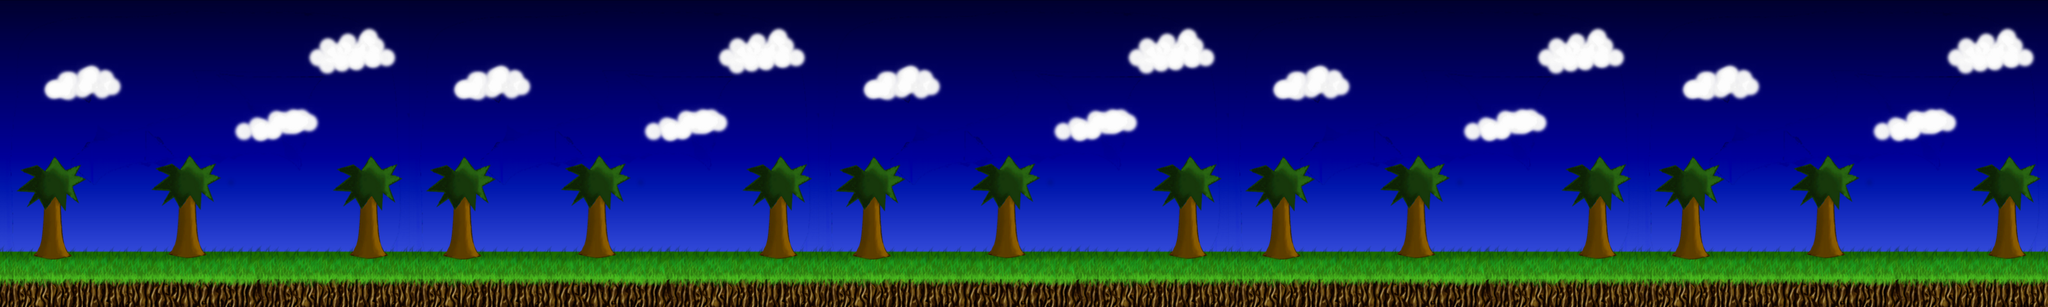

Rendered tile map (Tiled .tmx) drawn with the repository's tilesets; below, a short description and the map source with its tile grids summarised:
An orthogonal 200x30 tile map with 16x16 px tiles, 1 tile layer (Camada1).

<map version="1.0" orientation="orthogonal" width="200" height="30" tilewidth="16" tileheight="16">
 <tileset firstgid="1" name="background" tilewidth="16" tileheight="16">
  <image source="resources/background.png" width="640" height="481" />
 </tileset>
 <layer name="Camada1" width="200" height="30">
  <data>[6000 cells, 6000 non-empty, 1200 distinct tile ids]</data>
 </layer>
</map>